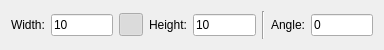
<?xml version="1.0" encoding="UTF-8"?>
<ui version="4.0">
 <class>Image</class>
 <widget class="QWidget" name="Image">
  <property name="geometry">
   <rect>
    <x>0</x>
    <y>0</y>
    <width>384</width>
    <height>50</height>
   </rect>
  </property>
  <layout class="QHBoxLayout">
   <item>
    <widget class="QLabel" name="WidthLabel">
     <property name="text">
      <string>Width:</string>
     </property>
     <property name="buddy">
      <cstring>Width</cstring>
     </property>
    </widget>
   </item>
   <item>
    <widget class="RMathLineEdit" name="Width">
     <property name="text">
      <string notr="true">10</string>
     </property>
     <property name="angle" stdset="0">
      <bool>false</bool>
     </property>
     <property name="defaultUnit" stdset="0">
      <number>0</number>
     </property>
    </widget>
   </item>
   <item>
    <widget class="QToolButton" name="KeepProportions">
     <property name="toolTip">
      <string>Keep proportions</string>
     </property>
     <property name="icon">
      <iconset>
       <normaloff>KeepProportionsOn.svg</normaloff>KeepProportionsOn.svg</iconset>
     </property>
     <property name="checkable">
      <bool>true</bool>
     </property>
     <property name="checked">
      <bool>true</bool>
     </property>
    </widget>
   </item>
   <item>
    <widget class="QLabel" name="HeightLabel">
     <property name="text">
      <string>Height:</string>
     </property>
     <property name="buddy">
      <cstring>Height</cstring>
     </property>
    </widget>
   </item>
   <item>
    <widget class="RMathLineEdit" name="Height">
     <property name="text">
      <string notr="true">10</string>
     </property>
     <property name="angle" stdset="0">
      <bool>false</bool>
     </property>
     <property name="defaultUnit" stdset="0">
      <number>0</number>
     </property>
    </widget>
   </item>
   <item>
    <widget class="Line" name="line">
     <property name="orientation">
      <enum>Qt::Vertical</enum>
     </property>
    </widget>
   </item>
   <item>
    <widget class="QLabel" name="AngleLabel">
     <property name="text">
      <string>Angle:</string>
     </property>
     <property name="buddy">
      <cstring>Angle</cstring>
     </property>
    </widget>
   </item>
   <item>
    <widget class="RMathLineEdit" name="Angle">
     <property name="text">
      <string notr="true">0</string>
     </property>
     <property name="angle" stdset="0">
      <bool>true</bool>
     </property>
     <property name="defaultUnit" stdset="0">
      <number>0</number>
     </property>
    </widget>
   </item>
  </layout>
 </widget>
 <customwidgets>
  <customwidget>
   <class>RMathLineEdit</class>
   <extends>QLineEdit</extends>
   <header>RMathLineEdit.h</header>
  </customwidget>
 </customwidgets>
 <resources/>
 <connections/>
</ui>
